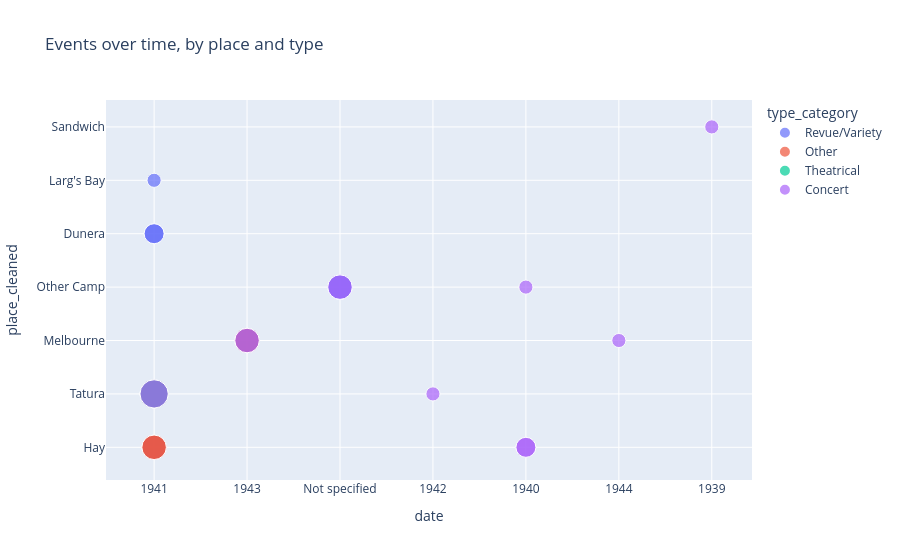

Here is the notebook cell this chart was saved with:
### Code cell
concert_df_brief['count'] = concert_df_brief.groupby(['date', 'place_cleaned'])['title'].transform('count').fillna(1)

fig = px.scatter(
    concert_df_brief,
    x="date", y="place_cleaned",
    color="type_category",
    size="count",
    hover_name="title",
    title="Events over time, by place and type",
)
fig.update_xaxes(type="category")
fig.show()

### Figure 1 — Plotly figure (JSON) as saved in the notebook; plotly's stock layout.template omitted (floating-point values rounded to 4 significant figures)
{"data": [{"hovertemplate": "<b>%{hovertext}</b><br><br>type_category=Revue/Variety<br>date=%{x}<br>place_cleaned=%{y}<br>count=%{marker.size}<extra></extra>", "hovertext": ["Snowhite Joins Up", "Wir Reisen um die Welt / We Travel Round the World", "Sergeant Snow White", "Tripe & Ol'-Ozs (A Variety Fare)", "Vitamin Variety Show (untitled)", "We're In Love!!! (A Rumbling Riot of Rollicking Revue)", "V for Victory - Variety (Ship's Concert)", "Stars of the Seven Seas (A Non Stop Variety Show)"], "legendgroup": "Revue/Variety", "marker": {"color": "#636efa", "size": [3.0, 4.0, 3.0, 3.0, 3.0, 2.0, 2.0, 1.0], "sizemode": "area", "sizeref": 0.01, "symbol": "circle"}, "mode": "markers", "name": "Revue/Variety", "orientation": "v", "showlegend": true, "type": "scatter", "x": ["1941", "1941", "1943", "Not specified", "Not specified", "1941", "1941", "1941"], "xaxis": "x", "y": ["Hay", "Tatura", "Melbourne", "Other Camp", "Other Camp", "Dunera", "Dunera", "Larg's Bay"], "yaxis": "y"}, {"hovertemplate": "<b>%{hovertext}</b><br><br>type_category=Other<br>date=%{x}<br>place_cleaned=%{y}<br>count=%{marker.size}<extra></extra>", "hovertext": ["Don't Release Me, Mr. Layton (song manuscript)", "Hebraeische Lieder, gesungen beim Oneg Schabbat (Hebrew Songs Sung at the Oneg Shabbat)", "8th Aust. Employment Coy March", "Sandstorms / Hay Days (song manuscript)"], "legendgroup": "Other", "marker": {"color": "#EF553B", "size": [3.0, 4.0, 3.0, 3.0], "sizemode": "area", "sizeref": 0.01, "symbol": "circle"}, "mode": "markers", "name": "Other", "orientation": "v", "showlegend": true, "type": "scatter", "x": ["1941", "1941", "1943", "1941"], "xaxis": "x", "y": ["Hay", "Tatura", "Melbourne", "Hay"], "yaxis": "y"}, {"hovertemplate": "<b>%{hovertext}</b><br><br>type_category=Theatrical<br>date=%{x}<br>place_cleaned=%{y}<br>count=%{marker.size}<extra></extra>", "hovertext": ["Die Geschichte vom braven Soldaten Schwejk (The Story of the Good Soldier Schwejk)", "Journey's End", "The Ceramic Reparteg Club Presents: A Fruity Melodramma"], "legendgroup": "Theatrical", "marker": {"color": "#00cc96", "size": [4.0, 1.0, 1.0], "sizemode": "area", "sizeref": 0.01, "symbol": "circle"}, "mode": "markers", "name": "Theatrical", "orientation": "v", "showlegend": true, "type": "scatter", "x": ["1941", "Not specified", "1941"], "xaxis": "x", "y": ["Tatura", null, null], "yaxis": "y"}, {"hovertemplate": "<b>%{hovertext}</b><br><br>type_category=Concert<br>date=%{x}<br>place_cleaned=%{y}<br>count=%{marker.size}<extra></extra>", "hovertext": ["Grosses Unterhaltungskonzert (Grand Entertainment Concert)", "Arien Abend (Aria Evening)", "M. Pietruschka Chamber Concert (untitled programme)", "1st Concert (Recreation Department)", "Free Concerts for the Forces - Jeanne Gautier & Raymond Lambert", "Free Concerts for the Fighting Services - Edward Goll & Thea Philips", "Klavier Abend (Piano Evening) - Peter Stadlen", "Piano Recital - Peter Stadlen (Three Sonatas)", "Unterhaltungskonzert (Entertainment Concert)", "Kitchener Camp Orchestral Concert"], "legendgroup": "Concert", "marker": {"color": "#ab63fa", "size": [1.0, 4.0, 2.0, 1.0, 1.0, 3.0, 1.0, 2.0, 3.0, 1.0], "sizemode": "area", "sizeref": 0.01, "symbol": "circle"}, "mode": "markers", "name": "Concert", "orientation": "v", "showlegend": true, "type": "scatter", "x": ["1942", "1941", "1940", "1940", "1944", "1943", "Not specified", "1940", "Not specified", "1939"], "xaxis": "x", "y": ["Tatura", "Tatura", "Hay", "Other Camp", "Melbourne", "Melbourne", null, "Hay", "Other Camp", "Sandwich"], "yaxis": "y"}], "layout": {"legend": {"itemsizing": "constant", "title": {"text": "type_category"}, "tracegroupgap": 0}, "title": {"text": "Events over time, by place and type"}, "xaxis": {"anchor": "y", "domain": [0, 1], "title": {"text": "date"}, "type": "category"}, "yaxis": {"anchor": "x", "domain": [0, 1], "title": {"text": "place_cleaned"}}}}
